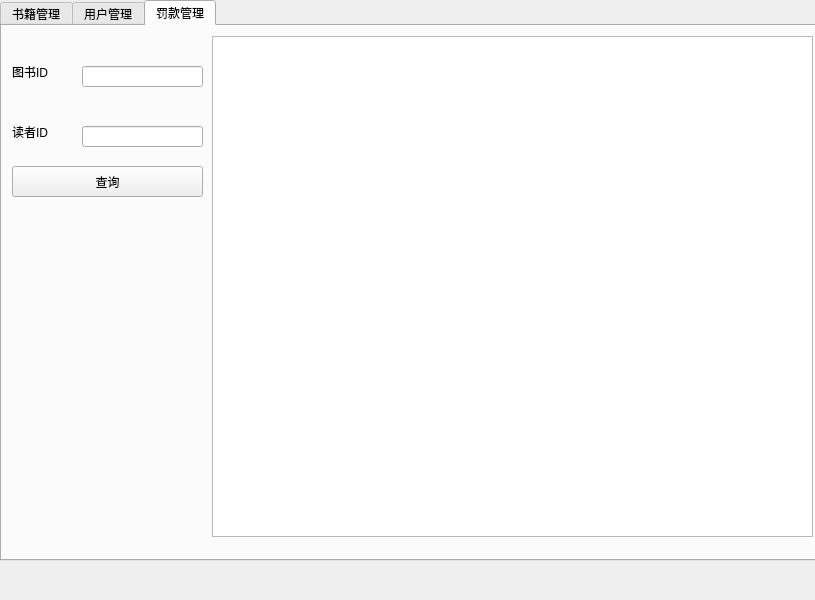
<?xml version="1.0" encoding="UTF-8"?>
<ui version="4.0">
 <class>admin</class>
 <widget class="QWidget" name="admin">
  <property name="geometry">
   <rect>
    <x>0</x>
    <y>0</y>
    <width>815</width>
    <height>600</height>
   </rect>
  </property>
  <property name="windowTitle">
   <string>Form</string>
  </property>
  <widget class="QTabWidget" name="tabWidget">
   <property name="geometry">
    <rect>
     <x>0</x>
     <y>0</y>
     <width>841</width>
     <height>561</height>
    </rect>
   </property>
   <property name="currentIndex">
    <number>2</number>
   </property>
   <widget class="QWidget" name="tab_2">
    <attribute name="title">
     <string>书籍管理</string>
    </attribute>
    <widget class="QLabel" name="label">
     <property name="geometry">
      <rect>
       <x>10</x>
       <y>40</y>
       <width>54</width>
       <height>12</height>
      </rect>
     </property>
     <property name="text">
      <string>书名</string>
     </property>
    </widget>
    <widget class="QLabel" name="label_2">
     <property name="geometry">
      <rect>
       <x>10</x>
       <y>80</y>
       <width>54</width>
       <height>12</height>
      </rect>
     </property>
     <property name="text">
      <string>作者</string>
     </property>
    </widget>
    <widget class="QPushButton" name="pushButton">
     <property name="geometry">
      <rect>
       <x>70</x>
       <y>150</y>
       <width>111</width>
       <height>31</height>
      </rect>
     </property>
     <property name="styleSheet">
      <string notr="true">font: 87 14pt &quot;Arial Black&quot;;</string>
     </property>
     <property name="text">
      <string>书籍查询</string>
     </property>
    </widget>
    <widget class="QLineEdit" name="book_name">
     <property name="geometry">
      <rect>
       <x>70</x>
       <y>30</y>
       <width>113</width>
       <height>20</height>
      </rect>
     </property>
    </widget>
    <widget class="QLineEdit" name="author">
     <property name="geometry">
      <rect>
       <x>70</x>
       <y>80</y>
       <width>113</width>
       <height>20</height>
      </rect>
     </property>
    </widget>
    <widget class="QWidget" name="gridLayoutWidget">
     <property name="geometry">
      <rect>
       <x>0</x>
       <y>390</y>
       <width>801</width>
       <height>101</height>
      </rect>
     </property>
     <layout class="QGridLayout" name="gridLayout">
      <item row="1" column="0">
       <widget class="QLabel" name="label_4">
        <property name="text">
         <string>书名</string>
        </property>
       </widget>
      </item>
      <item row="1" column="2">
       <widget class="QLabel" name="label_5">
        <property name="text">
         <string>作者</string>
        </property>
       </widget>
      </item>
      <item row="0" column="1" colspan="3">
       <widget class="QLabel" name="label_7">
        <property name="text">
         <string>书籍录入</string>
        </property>
       </widget>
      </item>
      <item row="2" column="2">
       <widget class="QLabel" name="label_8">
        <property name="text">
         <string>出版日期</string>
        </property>
       </widget>
      </item>
      <item row="2" column="0">
       <widget class="QLabel" name="label_3">
        <property name="text">
         <string>出版社</string>
        </property>
       </widget>
      </item>
      <item row="2" column="1">
       <widget class="QLineEdit" name="lineEdit_3"/>
      </item>
      <item row="2" column="3">
       <widget class="QDateEdit" name="dateEdit"/>
      </item>
      <item row="1" column="1">
       <widget class="QLineEdit" name="lineEdit_4"/>
      </item>
      <item row="1" column="3">
       <widget class="QLineEdit" name="lineEdit_7"/>
      </item>
      <item row="3" column="3">
       <widget class="QPushButton" name="pushButton_2">
        <property name="text">
         <string>提交</string>
        </property>
       </widget>
      </item>
      <item row="3" column="0">
       <widget class="QLabel" name="label_6">
        <property name="text">
         <string>类别</string>
        </property>
       </widget>
      </item>
      <item row="3" column="1">
       <widget class="QLineEdit" name="lineEdit_5"/>
      </item>
     </layout>
    </widget>
    <widget class="QLineEdit" name="book_id">
     <property name="geometry">
      <rect>
       <x>70</x>
       <y>120</y>
       <width>113</width>
       <height>20</height>
      </rect>
     </property>
    </widget>
    <widget class="QLabel" name="label_9">
     <property name="geometry">
      <rect>
       <x>10</x>
       <y>120</y>
       <width>54</width>
       <height>12</height>
      </rect>
     </property>
     <property name="text">
      <string>编号</string>
     </property>
    </widget>
    <widget class="QWidget" name="gridLayoutWidget_2">
     <property name="geometry">
      <rect>
       <x>190</x>
       <y>10</y>
       <width>611</width>
       <height>371</height>
      </rect>
     </property>
     <layout class="QGridLayout" name="gridLayout_2">
      <item row="0" column="0">
       <widget class="QTableWidget" name="tableWidget"/>
      </item>
     </layout>
    </widget>
    <widget class="QPushButton" name="pushButton_3">
     <property name="geometry">
      <rect>
       <x>20</x>
       <y>200</y>
       <width>131</width>
       <height>141</height>
      </rect>
     </property>
     <property name="styleSheet">
      <string notr="true">border-image: url(:/png/books_book_256px_520284_easyicon.net.png);</string>
     </property>
     <property name="text">
      <string/>
     </property>
    </widget>
   </widget>
   <widget class="QWidget" name="tab_4">
    <attribute name="title">
     <string>用户管理</string>
    </attribute>
    <widget class="QTableWidget" name="tableWidget_2">
     <property name="geometry">
      <rect>
       <x>260</x>
       <y>0</y>
       <width>501</width>
       <height>421</height>
      </rect>
     </property>
    </widget>
    <widget class="QWidget" name="formLayoutWidget">
     <property name="geometry">
      <rect>
       <x>20</x>
       <y>0</y>
       <width>221</width>
       <height>89</height>
      </rect>
     </property>
     <layout class="QFormLayout" name="formLayout">
      <item row="0" column="0">
       <widget class="QLabel" name="label_11">
        <property name="text">
         <string>读者id</string>
        </property>
       </widget>
      </item>
      <item row="0" column="1">
       <widget class="QLineEdit" name="lineEdit"/>
      </item>
      <item row="1" column="0">
       <widget class="QLabel" name="label_12">
        <property name="text">
         <string>读者名</string>
        </property>
       </widget>
      </item>
      <item row="1" column="1">
       <widget class="QLineEdit" name="lineEdit_2"/>
      </item>
      <item row="2" column="0">
       <widget class="QPushButton" name="pushButton_4">
        <property name="styleSheet">
         <string notr="true">font: 87 14pt &quot;Arial Black&quot;;</string>
        </property>
        <property name="text">
         <string> 查询</string>
        </property>
       </widget>
      </item>
      <item row="2" column="1">
       <widget class="QPushButton" name="pushButton_5">
        <property name="styleSheet">
         <string notr="true">font: 87 14pt &quot;Arial Black&quot;;</string>
        </property>
        <property name="text">
         <string>录入</string>
        </property>
       </widget>
      </item>
     </layout>
    </widget>
   </widget>
   <widget class="QWidget" name="tab">
    <attribute name="title">
     <string>罚款管理</string>
    </attribute>
    <widget class="QLabel" name="label_10">
     <property name="geometry">
      <rect>
       <x>10</x>
       <y>30</y>
       <width>71</width>
       <height>31</height>
      </rect>
     </property>
     <property name="styleSheet">
      <string notr="true">font: 87 14pt &quot;Arial Black&quot;;</string>
     </property>
     <property name="text">
      <string>图书ID</string>
     </property>
    </widget>
    <widget class="QLineEdit" name="lineEdit_6">
     <property name="geometry">
      <rect>
       <x>80</x>
       <y>40</y>
       <width>121</width>
       <height>21</height>
      </rect>
     </property>
    </widget>
    <widget class="QLabel" name="label_13">
     <property name="geometry">
      <rect>
       <x>10</x>
       <y>90</y>
       <width>61</width>
       <height>31</height>
      </rect>
     </property>
     <property name="styleSheet">
      <string notr="true">font: 87 14pt &quot;Arial Black&quot;;</string>
     </property>
     <property name="text">
      <string>读者ID</string>
     </property>
    </widget>
    <widget class="QLineEdit" name="lineEdit_8">
     <property name="geometry">
      <rect>
       <x>80</x>
       <y>100</y>
       <width>121</width>
       <height>21</height>
      </rect>
     </property>
    </widget>
    <widget class="QPushButton" name="pushButton_6">
     <property name="geometry">
      <rect>
       <x>10</x>
       <y>140</y>
       <width>191</width>
       <height>31</height>
      </rect>
     </property>
     <property name="styleSheet">
      <string notr="true">font: 87 14pt &quot;Arial Black&quot;;</string>
     </property>
     <property name="text">
      <string>查询</string>
     </property>
    </widget>
    <widget class="QTableWidget" name="tableWidget_3">
     <property name="geometry">
      <rect>
       <x>210</x>
       <y>10</y>
       <width>601</width>
       <height>501</height>
      </rect>
     </property>
    </widget>
   </widget>
  </widget>
 </widget>
 <resources/>
 <connections/>
</ui>
